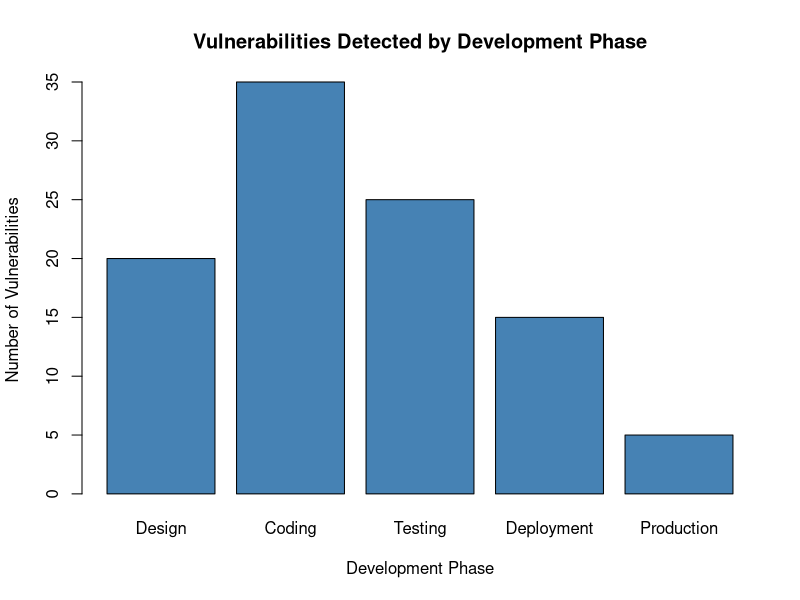

Write the R code that produced this figure.
# Q6: Shift-Left vs Traditional Security

phases <- data.frame(
  Phase = c(
    "Design",
    "Coding",
    "Testing",
    "Deployment",
    "Production"
  ),
  Vulnerabilities = c(20, 35, 25, 15, 5)
)

# Total vulnerabilities
total_vulnerabilities <- sum(phases$Vulnerabilities)

# Percentage at each phase
phases$Percentage <-
  phases$Vulnerabilities /
  total_vulnerabilities * 100

print(phases)

cat("\nTotal Vulnerabilities:",
    total_vulnerabilities, "\n")

# Bar chart
barplot(
  phases$Vulnerabilities,
  names.arg = phases$Phase,
  main = "Vulnerabilities Detected by Development Phase",
  xlab = "Development Phase",
  ylab = "Number of Vulnerabilities",
  col = "steelblue"
)
